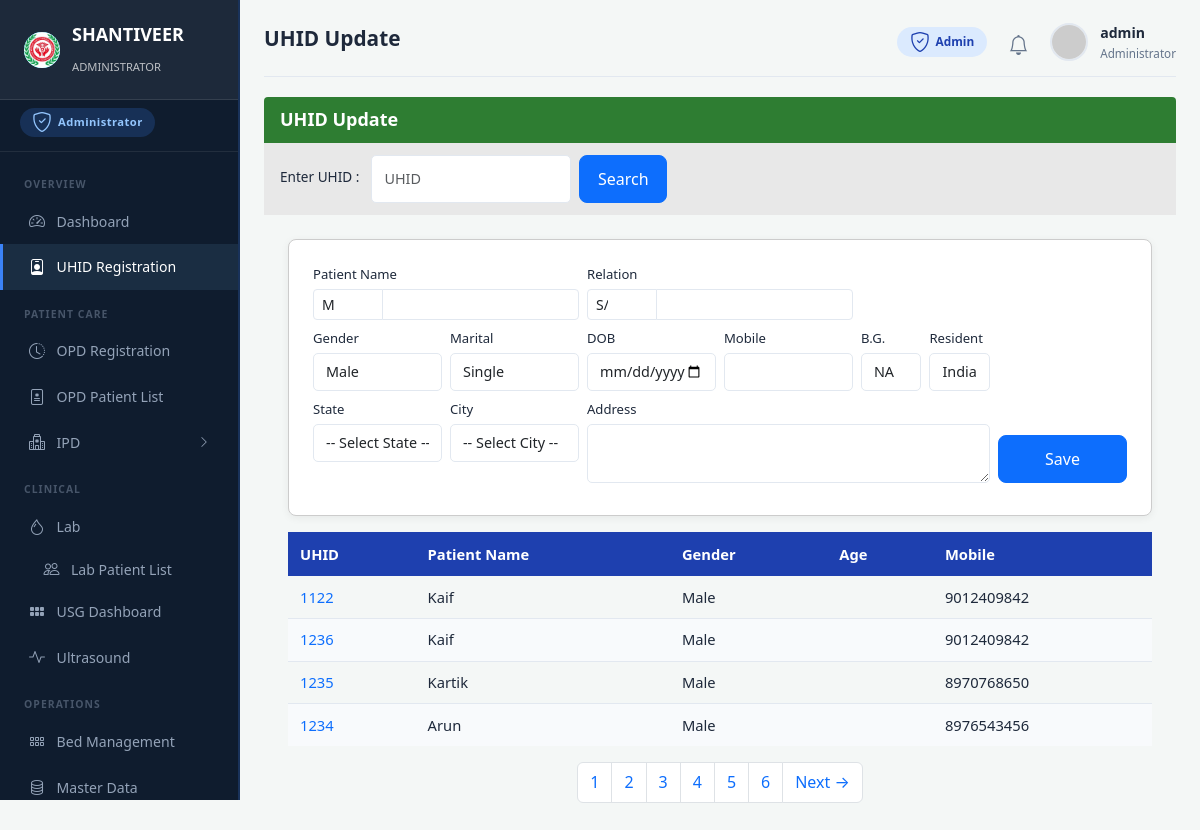
Page /uhid/ (signed in) on the committed database.
### uhid/models.py (models this page shows, shortened)
class Patient(models.Model):
    GENDER_CHOICES = [('Male', 'Male'), ('Female', 'Female'), ('Other', 'Other')]
    MARITAL_CHOICES = [('Single', 'Single'), ('Married', 'Married')]
    uhid = models.CharField(max_length=20, unique=True, editable=False)
    title = models.CharField(max_length=10, default='Mr')
    name = models.CharField(max_length=200)
    guardian = models.CharField(max_length=200, blank=True)
    guardian_relation = models.CharField(max_length=10, default='S/o')
    gender = models.CharField(max_length=10, choices=GENDER_CHOICES, default='Male')
    marital_status = models.CharField(max_length=20, choices=MARITAL_CHOICES, default='Single')
    dob = models.DateField(null=True, blank=True)
    age_years = models.PositiveIntegerField(default=0)
    age_months = models.PositiveIntegerField(default=0)
    age_days = models.PositiveIntegerField(default=0)
    mobile = models.CharField(max_length=15)
    blood_group = models.CharField(max_length=5, default='NA')
    resident = models.CharField(max_length=50, default='India')
    state = models.CharField(max_length=100, blank=True)
    city = models.CharField(max_length=100, blank=True)
    address = models.TextField(blank=True)
    created_at = models.DateTimeField(auto_now_add=True)
    updated_at = models.DateTimeField(auto_now=True)
    history = HistoricalRecords()
    class Meta:
        ordering = ['-created_at']

### uhid/views.py (the view, shortened to what this page needs)
# urls.py: path('', views.update, name='update'),
@require_module('uhid', level='view')
def update(request):
    search_uhid = request.GET.get('uhid', '')
    patient = None
    if search_uhid:
        patient = Patient.objects.filter(uhid=search_uhid).first()
    patients = Patient.objects.all()
    page = Paginator(patients, 10).get_page(request.GET.get('page', 1))
    return render(request, 'uhid/update.html', {
        'active_sidebar': 'uhid',
        'patients': page,
        'search_uhid': search_uhid,
        'patient': patient or {},
    })

### core/context_processors.py (called while the page is built)
def hospital_info(request):
    ctx = {
        'hospital_name': settings.HOSPITAL_NAME,
        'hospital_address': settings.HOSPITAL_ADDRESS,
        'hospital_phone': settings.HOSPITAL_PHONE,
    }
    if request.user.is_authenticated:
        ctx['unread_notifications'] = services.get_unread_notifications(request.user, limit=5)
        ctx['notification_count'] = services.get_unread_notification_count(request.user)
    else:
        ctx['unread_notifications'] = []
        ctx['notification_count'] = 0
    return ctx

def role_context(request):
    user = request.user
    if not user.is_authenticated:
        return {}
    role = rbac.get_user_role(user)
    access = {
        key: rbac.get_access_level(user, key) for key in rbac.MODULE_ACCESS
    }
    return {
        'user_role': role,
        'user_role_label': rbac.ROLE_LABELS.get(role, 'User'),
        'user_role_icon': rbac.ROLE_ICONS.get(role, 'bi-person'),
        'module_access': access,
    }

### core/rbac.py (called while the page is built, shortened)
def get_user_role(user):
    if not user.is_authenticated:
        return None
    if user.is_superuser or (user.is_staff and not user.groups.exists()):
        return ADMIN

def get_access_level(user, module_key):
    if not user.is_authenticated:
        return NONE
    if user.is_superuser:
        return FULL
    role = get_user_role(user)
    if role is None:
        return NONE
    return MODULE_ACCESS.get(module_key, {}).get(role, NONE)

def require_module(module_key, level=VIEW):
    def decorator(view_func):
        @wraps(view_func)
        @login_required
        def _wrapped(request, *args, **kwargs):
            access = get_access_level(request.user, module_key)
            if access == NONE or (level == FULL and access != FULL):
                raise PermissionDenied(
                    f"Your role does not have access to this module.")
            request.is_view_only = (access == VIEW)
            return view_func(request, *args, **kwargs)
        return _wrapped
    return decorator

### core/services.py (called while the page is built)
def get_unread_notifications(user=None, limit=10):
    return []

def get_unread_notification_count(user=None):
    return 0

### templates/uhid/update.html (shortened to what this page needs)
{% extends 'base_cyan.html' %}
{% block page_title %}UHID Update{% endblock %}
{% block content %}
<div class="uhid-green-header">UHID Update</div>
<div class="search-bar-row">
    <label>Enter UHID :</label>
    <form method="get" class="d-flex gap-2 flex-grow-1"><input name="uhid" class="form-control form-control-sm" style="max-width:200px" placeholder="UHID" value="{{ search_uhid }}"><button class="btn btn-primary btn-sm">Search</button></form>
</div>
<div class="page-container">
    <div class="form-card mb-3" style="border:1px solid #ccc">
        <form method="post">{% csrf_token %}
            <div class="row g-2 mb-2">
                <div class="col-md-4"><label class="small">Patient Name</label><div class="input-group input-group-sm"><select class="form-select" style="max-width:70px"><option>Mr</option><option>Mrs</option></select><input name="patient_name" class="form-control" value="{{ patient.name }}"></div></div>
                <div class="col-md-4"><label class="small">Relation</label><div class="input-group input-group-sm"><select class="form-select" style="max-width:70px"><option>S/o</option><option>D/o</option><option>W/o</option></select><input name="guardian" class="form-control"></div></div>
            </div>
            <div class="row g-2 mb-2">
                <div class="col-md-2"><label class="small">Gender</label><select name="gender" class="form-select form-select-sm"><option>Male</option><option>Female</option></select></div>
                <div class="col-md-2"><label class="small">Marital</label><select name="marital" class="form-select form-select-sm"><option>Single</option><option>Married</option></select></div>
                <div class="col-md-2"><label class="small">DOB</label><input type="date" name="dob" class="form-control form-control-sm"></div>
                <div class="col-md-2"><label class="small">Mobile</label><input name="mobile" class="form-control form-control-sm"></div>
                <div class="col-md-1"><label class="small">B.G.</label><select name="blood_group" class="form-select form-select-sm"><option>NA</option><option>A+</option><option>A-</option><option>B+</option><option>B-</option>
<option>AB+</option><option>AB-</option><option>O+</option><option>O-</option></select></div>
                <div class="col-md-1"><label class="small">Resident</label><select class="form-select form-select-sm"><option>India</option></select></div>
            </div>
            <div class="row g-2 mb-2">
                <div class="col-md-2"><label class="small">State</label><select class="form-select form-select-sm"><option>-- Select State --</option>
                    </select></div>
                <div class="col-md-2"><label class="small">City</label><select class="form-select form-select-sm"><option>-- Select City --</option>
</select></div>
                <div class="col-md-6"><label class="small">Address</label><textarea name="address" class="form-control form-control-sm" rows="2"></textarea></div>
                <div class="col-md-2 d-flex align-items-end"><button type="submit" class="btn btn-primary w-100">Save</button></div>
            </div>
        </form>
    </div>
    <table class="hms-table"><thead><tr><th>UHID</th><th>Patient Name</th><th>Gender</th><th>Age</th><th>Mobile</th></tr></thead>
    <tbody>{% for p in patients %}<tr><td><a href="?uhid={{ p.uhid }}">{{ p.uhid }}</a></td><td>{{ p.name }}</td><td>{{ p.gender }}</td><td>{{ p.age }}</td><td>{{ p.mobile }}</td></tr>{% endfor %}</tbody></table>
    <nav class="mt-3"><ul class="pagination justify-content-center">{% for i in "123456" %}<li class="page-item"><a class="page-link" href="?page={{ i }}">{{ i }}</a></li>{% endfor %}<li class="page-item"><a class="page-link" href="#">Next →</a></li></ul></nav>
</div>
{% endblock %}

### templates/base_dashboard.html (shortened to what this page needs)
{% load static %}
{% load group_tags %}
<!DOCTYPE html>
<html lang="en">
<head>
  <link href="https://cdn.jsdelivr.net/npm/bootstrap@5.3.2/dist/css/bootstrap.min.css" rel="stylesheet">
  <link href="https://cdn.jsdelivr.net/npm/bootstrap-icons@1.11.1/font/bootstrap-icons.css" rel="stylesheet">
  <link href="{% static 'css/main.css' %}" rel="stylesheet">
  <link href="{% static 'css/role_panels.css' %}" rel="stylesheet">
  <link href="{% static 'css/responsive_overrides.css' %}" rel="stylesheet">
</head>
<body class="{% if user.is_superuser %}role-admin{% elif user|has_group:"Doctor" %}role-doctor{% elif user|has_group:"Receptionist" %}role-recept{% elif user|has_group:"Pharmacist" %}role-pharma{% else %}role-admin{% endif %}">
<div class="dashboard-layout">
  {% include 'includes/sidebar_dashboard.html' %}
  <main class="dash-main">
    <div class="dash-topbar">
      <h1>{% block page_title %}Dashboard{% endblock %}</h1>
      <div class="dash-topbar-right">
        {% if user.is_superuser %}
          <span class="topbar-role-chip chip-admin"><i class="bi bi-shield-check"></i> Admin</span>
        {% elif user|has_group:'Doctor' %}
          <span class="topbar-role-chip chip-doctor"><i class="bi bi-person-badge"></i> Doctor</span>
        {% elif user|has_group:'Receptionist' %}
          <span class="topbar-role-chip chip-recept"><i class="bi bi-headset"></i> Receptionist</span>
        {% elif user|has_group:'Pharmacist' %}
          <span class="topbar-role-chip chip-pharma"><i class="bi bi-capsule"></i> Pharmacist</span>
        {% endif %}
        <div class="dropdown">
          <div class="notif-bell" data-bs-toggle="dropdown" aria-expanded="false" style="cursor:pointer">
            <i class="bi bi-bell"></i>
          </div>
        </div>
        <div class="dropdown">
          <div class="user-profile-mini" data-bs-toggle="dropdown" style="cursor:pointer">
            <img src="https://ui-avatars.com/api/?name={{ user.get_full_name|default:user.username }}&background=1e40af&color=fff" alt="avatar">
            <div>
              <div class="name">{{ user.get_full_name|default:user.username }}</div>
              <div class="role">
                {% if user.is_superuser %}Administrator
                {% else %}{{ user.groups.all.0.name|default:"User" }}{% endif %}
              </div>
            </div>
          </div>
        </div>
      </div>
    </div>
    {% block content %}{% endblock %}
  </main>
</div>
</body>
</html>

### statics/css/main.css (style rules this page uses)
:root { --navy: #0f1c2e; --navy-light: #1a2d42; --cyan: #00d4ff; --cyan-dark: #00b8d9; --primary-blue: #1e40af; --header-cyan: #00e5ff; --green-header: #2e7d32; --green-btn: #4caf50; --bg-light: #f4f7f6; --card-white: #ffffff; --text-dark: #1e293b; --text-muted: #64748b; --border: #e2e8f0; --danger: #dc2626; --warning: #f59e0b; --success: #059669; --ipd-nav: #0d2137; --sidebar-width: 240px; }
*, *::before, *::after { box-sizing: border-box; margin: 0; padding: 0; }
body { font-family: 'Segoe UI', system-ui, -apple-system, sans-serif; color: var(--text-dark); background: var(--bg-light); min-height: 100vh; font-size: 18px; line-height: 1.65; }
.bi { font-size: 1.25rem; line-height: 1; vertical-align: -0.125em; }
button, input[type="button"], input[type="submit"], input[type="reset"] { font-size: 1rem; }
.btn, .btn-cyan, .btn-save, .btn-view, .btn-action { font-size: 1rem; }
.btn { padding: 0.7rem 1.1rem; min-height: 44px; border-radius: 8px; }
a { text-decoration: none; }
input, select, textarea { font-family: inherit; font-size: 0.9rem; }
.form-control, .form-select { display: block; width: 100%; padding: 0.45rem 0.75rem; border: 1px solid var(--border); border-radius: 5px; background: #fff; font-size: 0.9rem; transition: border-color 0.15s; }
label { font-size: 0.85rem; font-weight: 500; color: var(--text-dark); margin-bottom: 0.2rem; display: block; }
.dashboard-layout { display: flex; min-height: 100vh; }
.dash-main { flex: 1; margin-left: var(--sidebar-width); padding: 1.25rem 1.5rem; background: var(--bg-light); min-height: 100vh; }
.dash-topbar { display: flex; justify-content: space-between; align-items: center; margin-bottom: 1.25rem; padding-bottom: 0.75rem; border-bottom: 1px solid var(--border); }
.dash-topbar h1 { font-size: 1.3rem; font-weight: 600; color: var(--text-dark); }
.dash-topbar-right { display: flex; align-items: center; gap: 1rem; }
.notif-bell { position: relative; font-size: 1.25rem; color: var(--text-muted); cursor: pointer; padding: 0.35rem; }
.user-profile-mini { display: flex; align-items: center; gap: 0.75rem; cursor: pointer; }
.user-profile-mini img { width: 38px; height: 38px; border-radius: 50%; object-fit: cover; border: 2px solid var(--border); }
.user-profile-mini .name { font-weight: 600; font-size: 0.88rem; color: var(--text-dark); }
.user-profile-mini .role { font-size: 0.73rem; color: var(--text-muted); }
.page-container { padding: 1.5rem; max-width: 1400px; margin: 0 auto; }
.form-card { background: #fff; border-radius: 8px; padding: 1.5rem; box-shadow: 0 2px 8px rgba(0,0,0,0.06); border: 1px solid var(--border); margin-bottom: 1rem; }
.hms-table { width: 100%; border-collapse: collapse; font-size: 0.92rem; }
.hms-table thead th { background: var(--primary-blue); color: #fff; padding: 0.6rem 0.75rem; text-align: left; font-weight: 600; white-space: nowrap; }
.hms-table tbody td { padding: 0.55rem 0.75rem; border-bottom: 1px solid var(--border); vertical-align: middle; }
.hms-table tbody tr:nth-child(even) { background: #f8fafc; }
.hms-table tbody tr:last-child td { border-bottom: none; }
.uhid-green-header { background: var(--green-header); color: #fff; padding: 0.5rem 1rem; font-weight: 600; border-radius: 4px 4px 0 0; }
.search-bar-row { background: #e8e8e8; padding: 0.75rem 1rem; display: flex; align-items: center; gap: 0.75rem; }
.mt-3 { margin-top: 1rem; }
.mb-2 { margin-bottom: 0.5rem; }
.mb-3 { margin-bottom: 1rem; }
.d-flex { display: flex; }
.gap-2 { gap: 0.5rem; }
.small { font-size: 0.82rem; }

### statics/css/role_panels.css (style rules this page uses)
.topbar-role-chip { display: inline-flex; align-items: center; gap: .35rem; padding: .28rem .8rem; border-radius: 20px; font-size: .74rem; font-weight: 600; }
.chip-admin { background: #dbeafe; color: #1e40af; }

### statics/css/responsive_overrides.css (style rules this page uses)
.hms-table { table-layout: auto; }

### rows in the picture
Patient: uhid "1122", name "Kaif", gender "Male", mobile "9012409842"
Patient: uhid "1236", name "Kaif", gender "Male", mobile "9012409842"
Patient: uhid "1235", name "Kartik", gender "Male", mobile "8970768650"
Patient: uhid "1234", name "Arun", gender "Male", mobile "8976543456"

### other values in the picture
{{ user_role_label|default:"HOSPITAL"|upper }} "ADMINISTRATOR"
{{ user_role_label|default:"Administrator" }} "Administrator"
{{ user.get_full_name|default:user.username }} "admin"
{{ i }} "1" "2" "3" "4" "5" "6"
